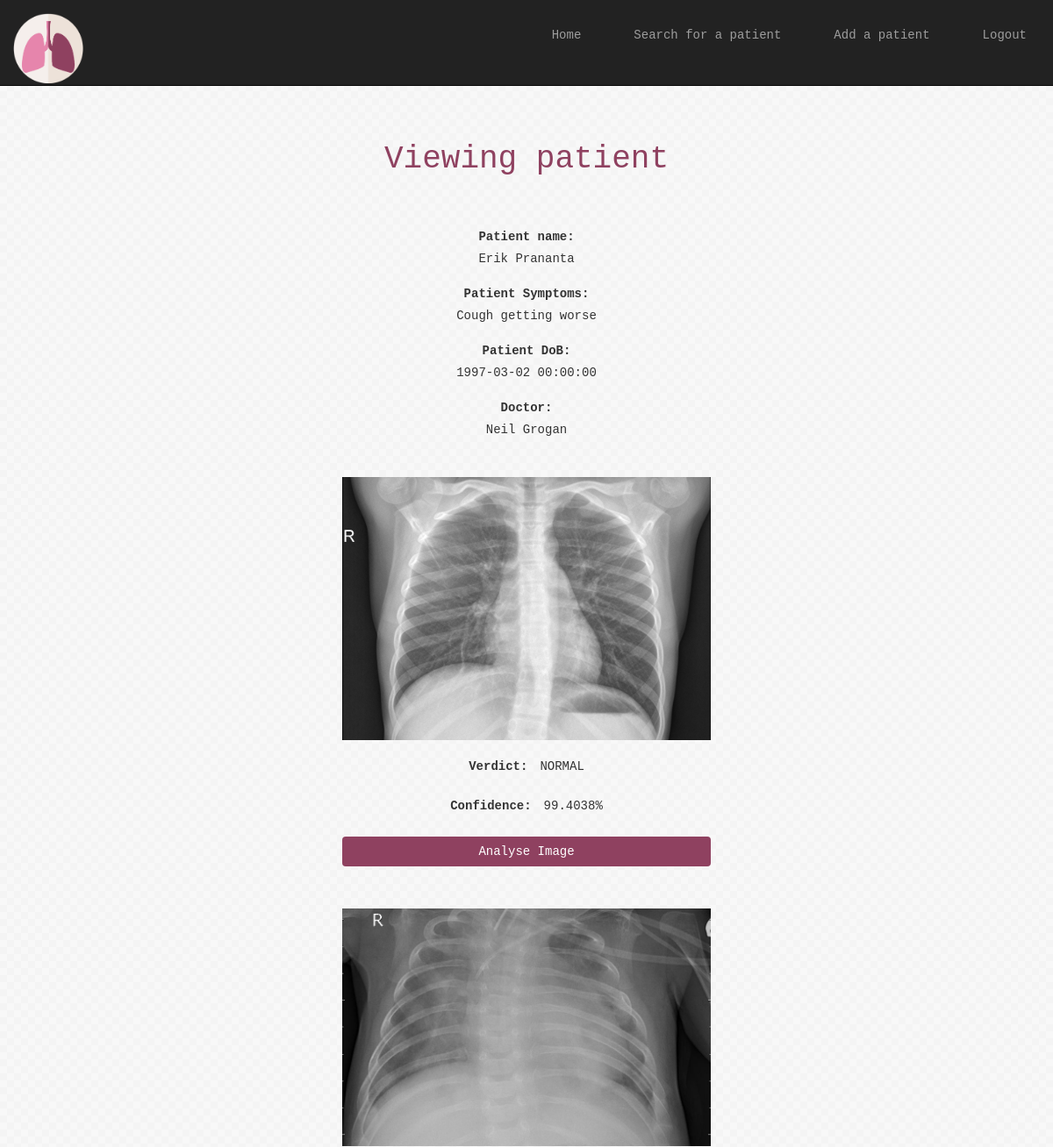
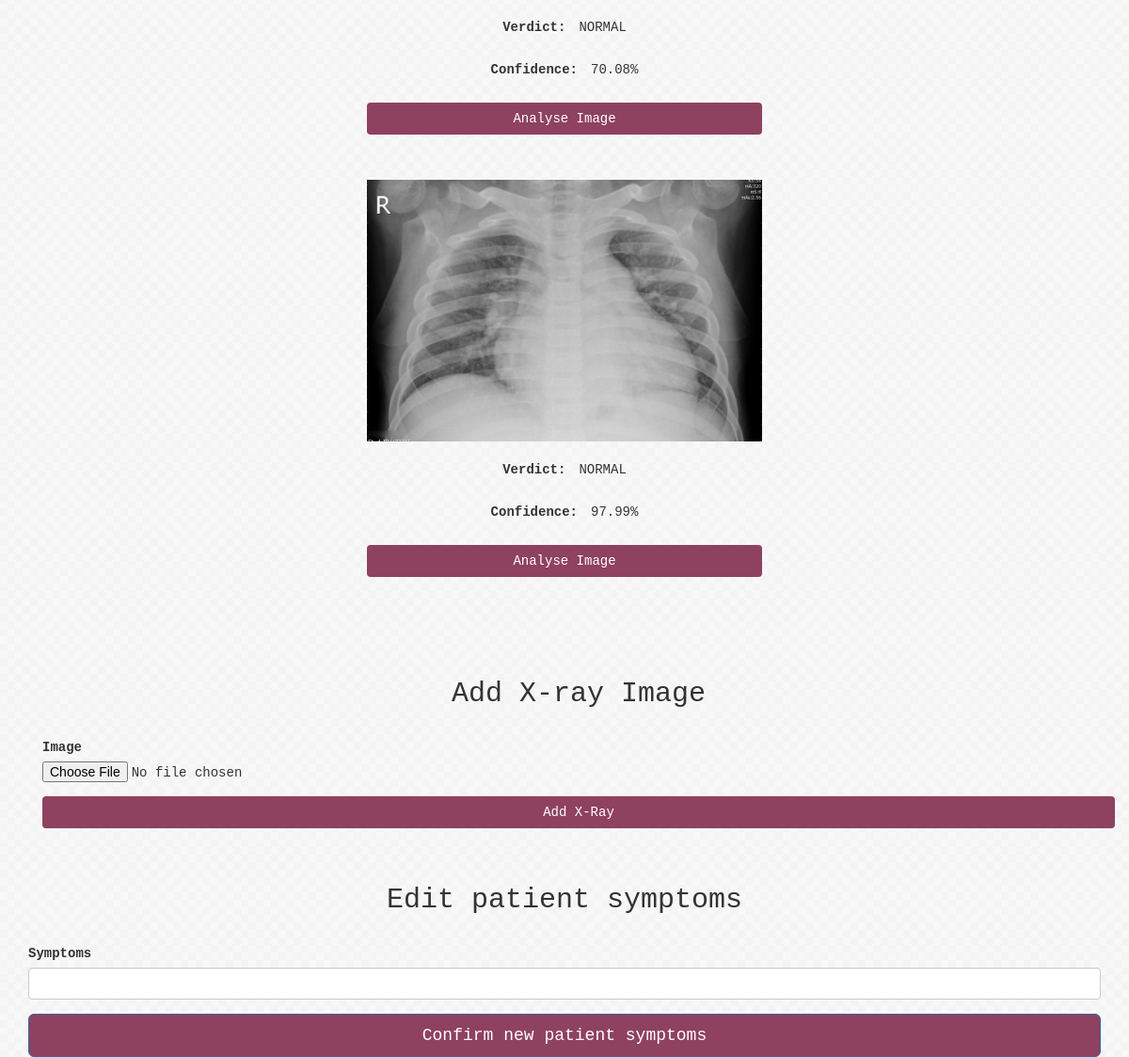
Page /viewDetails/1 (signed in) on the committed database (2 pictures, top to bottom).
### app.py (models this page shows)
class Patient(UserMixin, db.Model):
        id = db.Column(db.Integer, primary_key=True)
        patientName = db.Column(db.String(30), nullable=False)
        patientSymptoms = db.Column(db.String(60), nullable=False)
        doctorId = db.Column(db.ForeignKey(User.id), nullable=False)
        dob = db.Column(db.DateTime, nullable=False)

class User(UserMixin, db.Model):
        id = db.Column(db.Integer, primary_key=True)
        username = db.Column(db.String(30), unique=True, nullable=False)
        email = db.Column(db.String(50), unique=True, nullable=False)
        password = db.Column(db.String(40), nullable=False)

class Images(UserMixin, db.Model):
        id = db.Column(db.Integer, primary_key=True)
        imgPath = db.Column(db.String(120), nullable=False)
        patientId = db.Column(db.ForeignKey(Patient.id), nullable=False)
        analysis = db.Column(db.String(20))
        confidence = db.Column(db.Float)

### app.py (the view, shortened to what this page needs)
@app.route('/viewDetails/<patientId>', methods=['GET', 'POST'])
@login_required
def viewPatient(patientId):
    classification =()
    patient = Patient.query.filter_by(id=patientId).first()
    doctor = User.query.filter_by(id=patient.doctorId).first()
    images = Images.query.filter_by(patientId=patientId).all()
    form1 = updatePatientForm()
    form2 = addImageForm()
    form3 = analyseImageForm()
    return render_template('viewPatient.html',
                         title="Viewing patient",
                         patient=patient,
                         doctor=doctor,
                         images=images,
                         form1=form1,
                         form2=form2,
                         form3=form3)

### app.py
class updatePatientForm(FlaskForm):
    patientSymptoms = StringField('Symptoms', validators=[InputRequired(), Length(min=6, max=200)])

class addImageForm(FlaskForm):
    img = FileField('Image', validators=[FileRequired(), FileAllowed(['jpg', 'png', 'jpeg'], 'IMAGES ONLY') ])

### app.py (called while the page is built)
@login_manager.user_loader
def load_user(user_id):
    return User.query.get(int(user_id))

### templates/viewPatient.html (shortened to what this page needs)
{% extends "base.html" %}
{% import "bootstrap/wtf.html" as wtf %}
{% block content %}
<link rel="stylesheet" href="{{ url_for('static', filename='app.css') }}">
<nav class="navbar navbar-inverse navbar-static-top" style="min-height: 7em;">
  <div class="container-fluid">
        <div class="navbar-header">
          <a class="navbar-brand" href="{{ url_for('welcome')}}">
            <img src="{{url_for('static', filename='Images/logoResized.png')}}" width="80em" height="80em" style="margin-top: -1;" alt="Pneumonia App">
          </a>
        </div>
      <div id="navbar" class="navbar-collapse collapse">
        <ul class="nav navbar-nav navbar-right">
          <li class="navbar-text"><a href="{{ url_for('welcome')}}">Home</a></li>
          <li class="navbar-text"><a href="{{ url_for('searchPatient') }}">Search for a patient</a></li>
          <li class="navbar-text"><a href="{{ url_for('addPatient') }}">Add a patient</a></li>
          <li class="navbar-text"><a href="{{ url_for('logout') }}">Logout</a></li>
        </ul>
      </div>
  </div>
</nav>
<div class="container center_div">
  <h1 class="text-center well-lg"> {{title}} </h1>
  <div class="text-center well-lg" style="display: grid; ">
    <label> Patient name:</label>  {{ patient.patientName }} <br><br>
    <label> Patient Symptoms:</label>  {{ patient.patientSymptoms }} <br><br>
    <label> Patient DoB:</label>  {{ patient.dob }} <br><br>
    <label> Doctor:</label>{{ doctor.username }} <br><br>
    {% for xray in images %}
    <div class="text-center well-lg">
      <img src="{{url_for('static', filename=xray.imgPath)}}" style="max-height: 30em; max-width:30em;"> <br><br>
      <label style="margin-right: 1em;"> Verdict: </label>{{xray.analysis}} <br><br>
      <label style="margin-right: 1em;"> Confidence: </label>{{xray.confidence}}% <br><br>
      <form action = '' method='post'>
        <button class="btn" type="submit" style="width: 30em;"> Analyse Image </button>
      </form>
    </div>
    {% endfor %}
  </div>
 <br><br>
 <div class="container center_div">
 <h2 class="text-center"> Add X-ray Image </h2> <br/>
   <form action = '' method='post' enctype="multipart/form-data">
     {{ wtf.form_field(form2.img) }}
     <button class="btn" type="submit"> Add X-Ray </button>
   </form>
 </div>
 <br><br>
<h2 class="text-center"> Edit patient symptoms </h2> <br/>
    <form action = '' method='post'>
      {{ wtf.form_field(form1.patientSymptoms) }}
      <button class="btn btn-lg btn-primary btn-block" type="submit"> Confirm new patient symptoms </button>
    </form>
</div>
{% endblock %}

### templates/base.html (shortened to what this page needs)
{% extends "bootstrap/base.html" %}

### static/app.css (style rules this page uses)
.btn { background-color: #8f4160; color: #FFFFFF; width: 100%; }
img { border: #8f4160; }
body { background-image: url("bg.png"); background-color: #e0e5da; font-family: Verdana, Georgia, monospace; }
h1 { color: #8f4160; }

### rows in the picture
Patient: patientName "Erik Prananta", patientSymptoms "Cough getting worse", dob "1997-03-02 00:00:00"
User: username "Neil Grogan"
Images: imgPath (picture), analysis "NORMAL", confidence "99.4038"
Images: imgPath (picture), analysis "NORMAL", confidence "70.08"
Images: imgPath (picture), analysis "NORMAL", confidence "97.99"

### other values in the picture
{{ title }} "Viewing patient"
